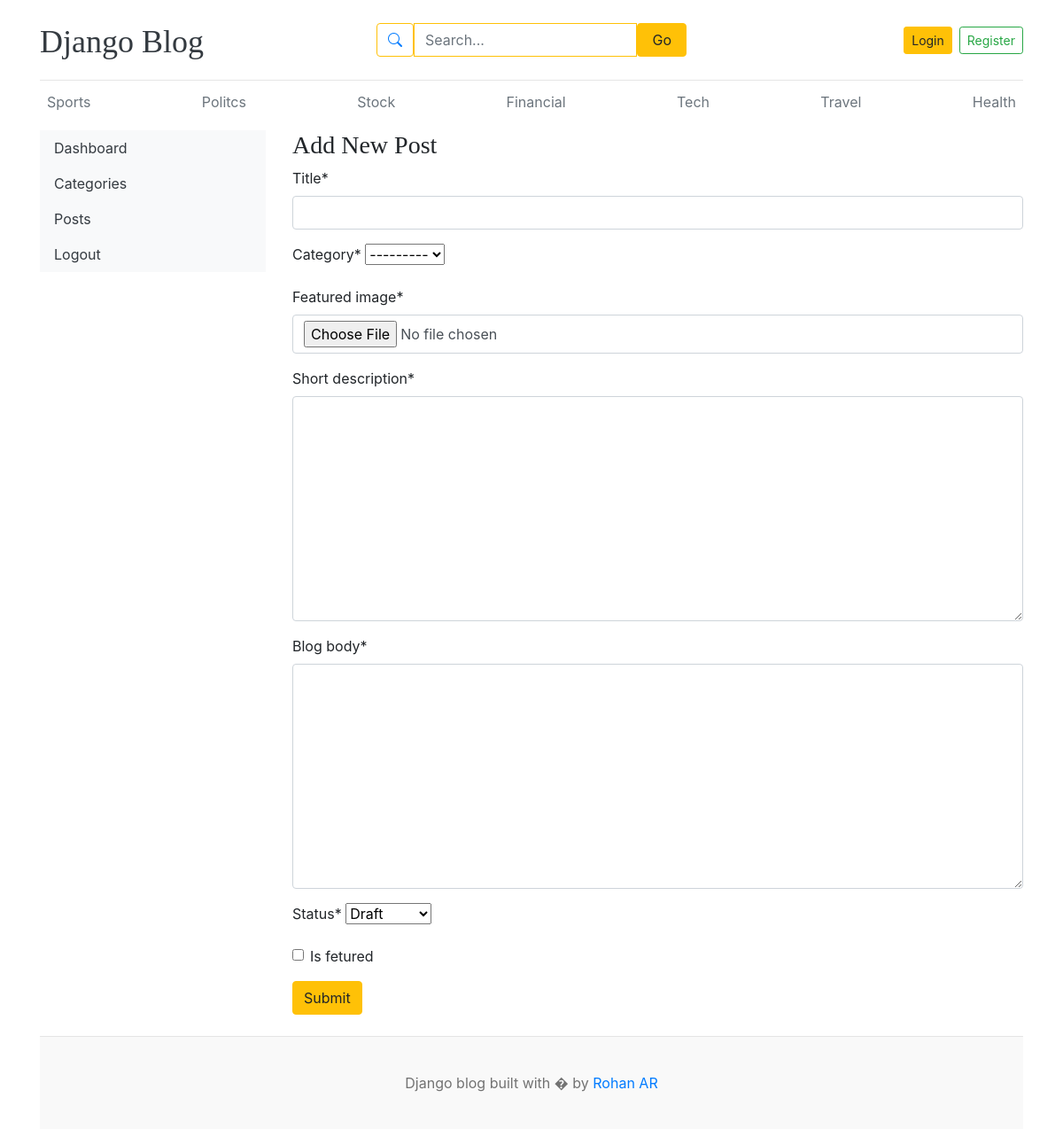
/dashboard/posts/add/, run on the app's committed database.
### blogs/models.py (models this page shows)
class Category(models.Model):
    Category_name=models.CharField(max_length=50,unique=True)
    created_at=models.DateTimeField(auto_now_add=True)
    updated_at=models.DateField(auto_now=True)
    class Meta:
        verbose_name_plural='categories'
    def __str__(self):
        return self.Category_name

### dashboards/views.py (the view, shortened to what this page needs)
# urls.py: path('posts/add/',views.add_post,name='add_post'),
def add_post(request):
    form=BlogPostForm()
    context={
        'form':form
    }
    return render(request,'dashboard/add_post.html',context)

### dashboards/forms.py
class BlogPostForm(forms.ModelForm):
    class Meta:
        model=Blog
        fields=('title','category','featured_image','short_description',
                'blog_body','status','is_fetured')

### blogs/context_processors.py (called while the page is built)
def get_categories(request):
    categories=Category.objects.all()
    return dict(categories=categories)

def get_social_links(request):
    social_link=Links.objects.all()
    return dict(social_link=social_link)

### templates/dashboard/add_post.html (shortened to what this page needs)
{% extends 'base.html' %}
{% block content %}
{% load crispy_forms_tags %}
<div class="row">
    {% include 'dashboard/side_bar.html' %}
    <div class="col-md-9">
        <h3>Add New Post</h3>
        <form action="{% url 'add_post' %}" method="POST" enctype="multipart/form-data">
            {{ form | crispy }}
            <button type="submit" class="btn btn-warning">Submit</button>
        </form>
        <br>
    </div>
</div>
{% endblock %}

### templates/base.html (shortened to what this page needs)
{% load static %}
<!DOCTYPE html>
<html lang="en">
<head>
    <link href="https://getbootstrap.com/docs/4.0/dist/css/bootstrap.min.css" rel="stylesheet">
    <link rel="stylesheet" href="https://cdn.jsdelivr.net/npm/bootstrap-icons/font/bootstrap-icons.css">
    <link href="{% static 'css/blog.css' %}" rel="stylesheet">
    <link rel="stylesheet" href="https://cdnjs.cloudflare.com/ajax/libs/font-awesome/4.7.0/css/font-awesome.min.css">
  </head>
<body>
    <div class="container">
      <header class="blog-header py-3">
        <div class="row flex-nowrap justify-content-between align-items-center">
            <div class="col-4 pt-1">
                <a class="blog-header-logo text-dark fw-bold fs-5" href="/">Django Blog</a>
            </div>
            <div class="col-4">
                <form action="{% url 'search' %}" method="get" class="d-flex justify-content-center">
                    <div class="input-group shadow-sm w-100" style="max-width: 450px;">
                        <span class="input-group-text bg-white border-warning">
                            <i class="bi bi-search text-primary"></i>
                        </span>
                        <input
                            class="form-control border-warning"
                            type="text"
                            name="keyword"
                            placeholder="Search..."
                            aria-label="Search"
                            required
                            value="{{ keyword }}"
                        />
                        <button type="submit" class="btn btn-warning px-3">Go</button>
                    </div>
                </form>
            </div>
            <div class="col-4 d-flex justify-content-end align-items-center">
                {% if not user.is_authenticated %}
                    <a class="btn btn-sm btn-warning" href="{% url 'login' %}">Login</a>
                    <a class="btn btn-sm btn-outline-success ms-2" href="{% url 'register' %}">Register</a>
                {% endif %}
            </div>
        </div>
    </header>
      <div class="nav-scroller py-1 mb-2">
        <nav class="nav d-flex justify-content-between">
          {% for cat in categories %}
          <a class="p-2 text-muted" href="{% url 'post_by_category' cat.id  %}">{{ cat.Category_name }}</a>
          {% endfor %}
        </nav>
      </div>
 {% block content %}
 {% endblock %}
<footer class="blog-footer">
    <p>Django blog built with � by <a href="#">Rohan AR</a></p>
  </footer>
  </body>
  </html>

### blog_main/static/css/blog.css (style rules this page uses)
.blog-header { border-bottom: 1px solid #e5e5e5; }
.blog-header-logo { font-family: "Playfair Display", Georgia, "Times New Roman", serif; font-size: 2.25rem; }
h1, h2, h3, h4, h5, h6 { font-family: "Playfair Display", Georgia, "Times New Roman", serif; }
.blog-footer { padding: 2.5rem 0; color: #727272; text-align: center; background-color: #f9f9f9; border-top: .05rem solid #e5e5e5; }
.blog-footer p:last-child { margin-bottom: 0; }

### data on the page
Category: Category_name "Sports"
Category: Category_name "Politcs"
Category: Category_name "Stock"
Category: Category_name "Financial"
Category: Category_name "Tech"
Category: Category_name "Travel"
Category: Category_name "Health"
